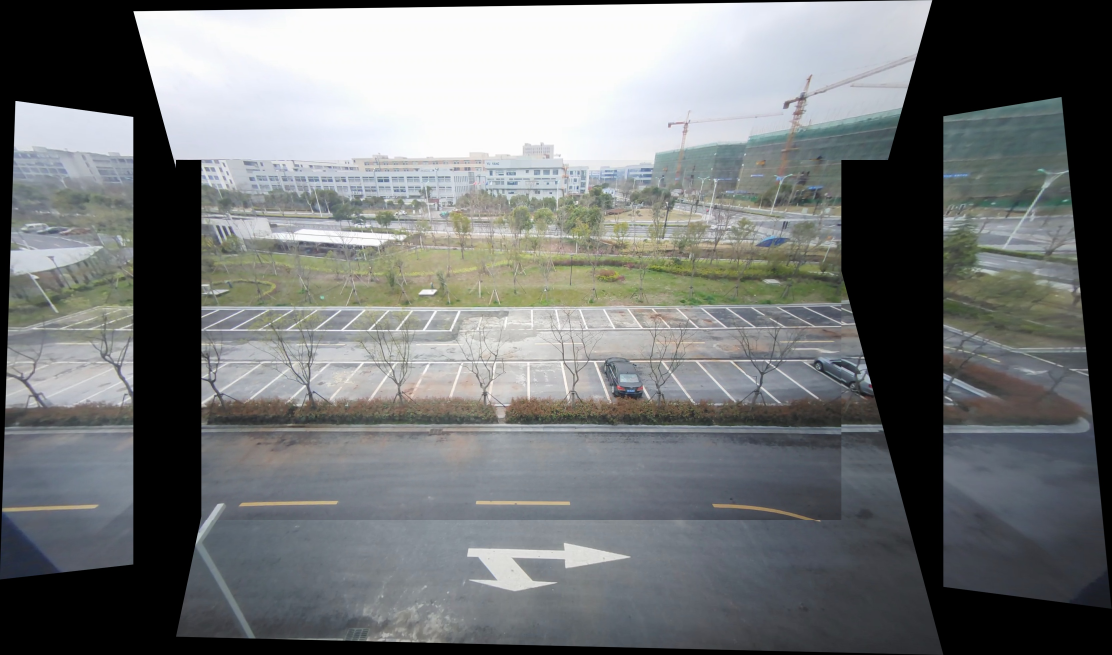
#> input picture stitch/data/result7.jpg, 3335 x 1965 px, given in place of 00650.jpg, which was not available (shown at 1/3 size)
$ python stitch_homograpy.py ../data/result7.jpg
#> lines starting #> are read from the running program, lines starting #| are printed output that depends on the picture; pictures that were not available may be replaced by others from this repository, and a replacement may not be noted
import sys
import cv2
import numpy as np
import time
import os
import sys
# Use the keypoints to stitch the images


def get_stitched_image(img1, img2, H):

    # Get width and height of input images
    w1, h1 = img1.shape[:2]
    w2, h2 = img2.shape[:2]

    # Get the canvas dimesions
    img1_dims = np.float32(
        [[0, 0], [0, w1], [h1, w1], [h1, 0]]).reshape(-1, 1, 2)
    img2_dims_temp = np.float32(
        [[0, 0], [0, w2], [h2, w2], [h2, 0]]).reshape(-1, 1, 2)

    # Get relative perspective of second image
    img2_dims = cv2.perspectiveTransform(img2_dims_temp, H)

    # Resulting dimensions
    result_dims = np.concatenate((img1_dims, img2_dims), axis=0)

    # Getting images together
    # Calculate dimensions of match points
    [x_min, y_min] = np.int32(result_dims.min(axis=0).ravel()-0.5)
    [x_max, y_max] = np.int32(result_dims.max(axis=0).ravel()+0.5)

    # Create output array after affine transformation
    transform_dist = [-x_min, -y_min]
    transform_array = np.array([[1, 0, transform_dist[0]],
                                [0, 1, transform_dist[1]],
                                [0, 0, 1]])

    # Warp images to get the resulting image
    result_img = cv2.warpPerspective(img2, transform_array.dot(H),
                                     (x_max-x_min, y_max-y_min))
    result_img[transform_dist[1]:w1+transform_dist[1],
               transform_dist[0]:h1+transform_dist[0]] = img1

    # Return the result
    return result_img

# Find SIFT and return Homography Matrix


# [49 lines left out: functions get_sift_homography, equalize_histogram_color, not called in this run]

def main():
    # Get input set of images
    img1 = cv2.imread("/home/ubuntu/workspace/data/video/sineva/00650.jpg") # 左
#> img1 is the input picture: shape (1965, 3335, 3); mean B, G, R 118.8, 118.1, 115.2
    img2 = cv2.imread("/home/ubuntu/workspace/data/video/sineva/00556.jpg") # 中
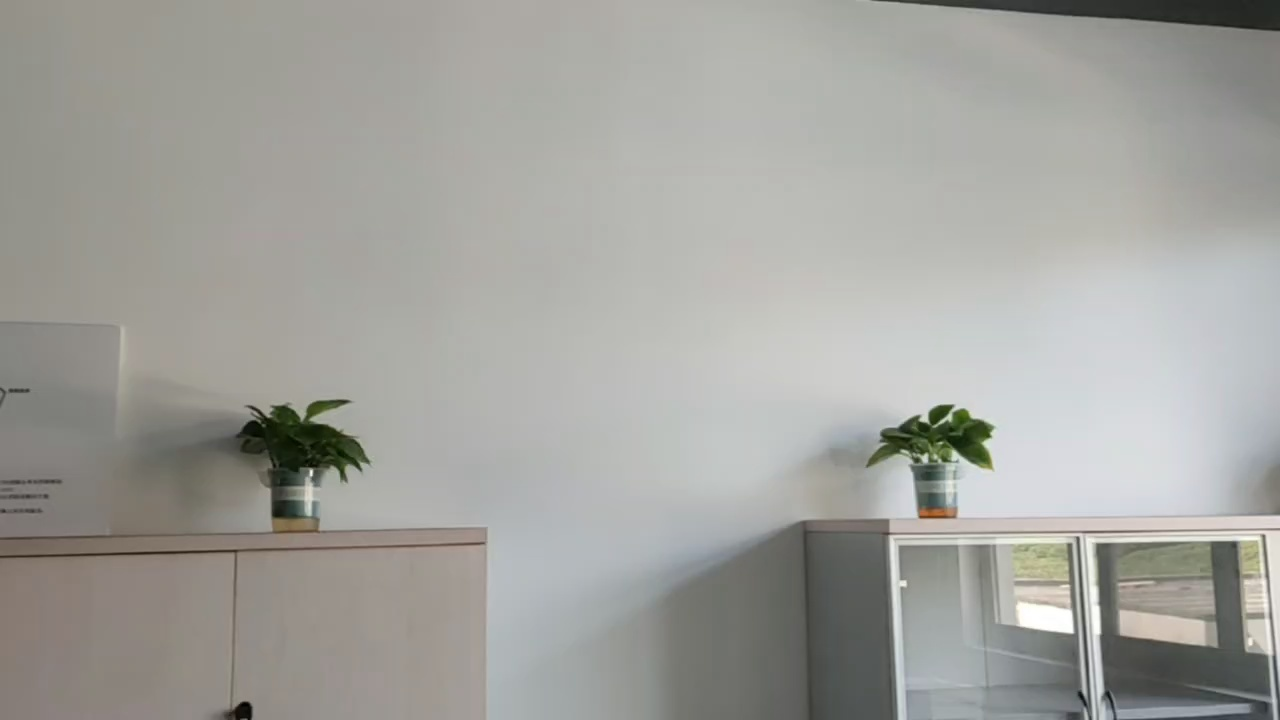
#> input picture stitch/src/CS205-ImageStitching/images/00001.jpg, 1280 x 720 px, given in place of 00556.jpg, which was not available
#> img2 is the input picture: shape (720, 1280, 3); mean B, G, R 157.2, 161.9, 162
    img3 = cv2.imread("/home/ubuntu/workspace/data/video/sineva/00890.jpg") # 右
    img4 = cv2.imread("/home/ubuntu/workspace/data/video/sineva/00444.jpg") # 上
    img5 = cv2.imread("/home/ubuntu/workspace/data/video/sineva/00002.jpg") # 下
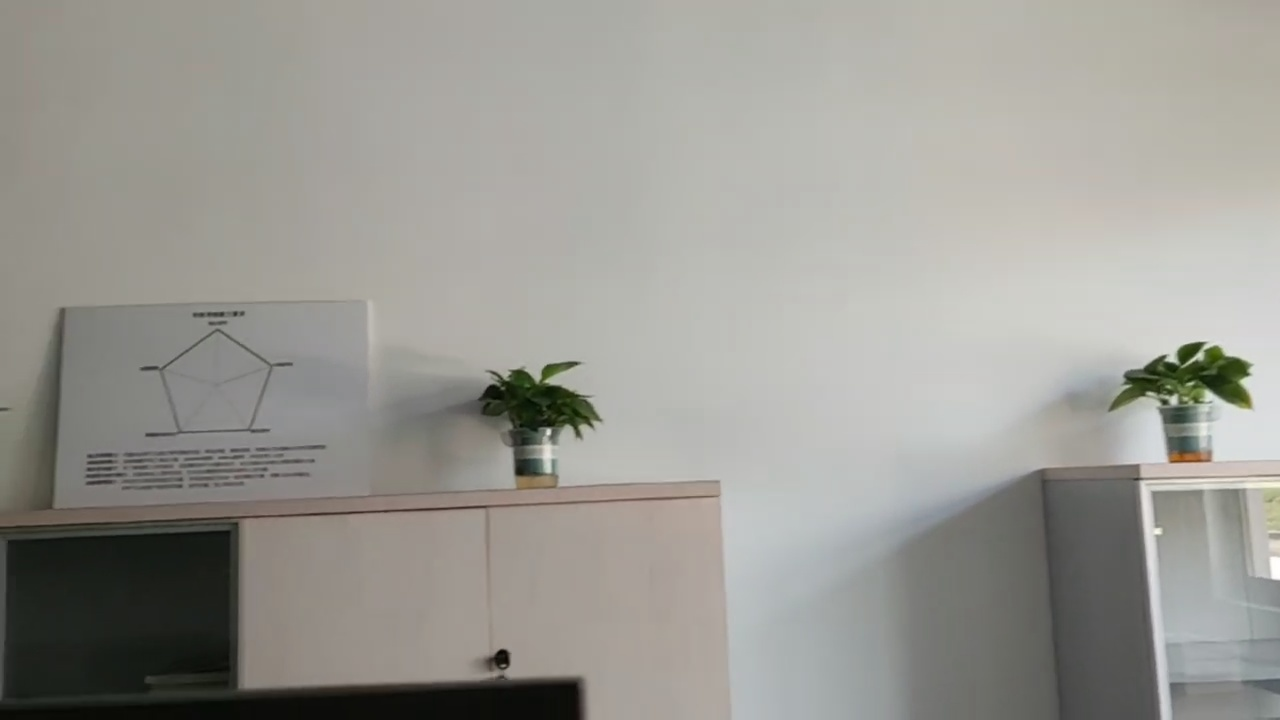
#> input picture stitch/src/CS205-ImageStitching/images/00002.jpg, 1280 x 720 px, found by its file name
#> img5 is the input picture: shape (720, 1280, 3); mean B, G, R 147.3, 153.2, 154.3

    # [10 lines of commented-out code are left out]

    start_time1 = time.time() # 计时
    # Use SIFT to find keypoints and return homography matrix
    # H1 = get_sift_homography(img1, img2)
    H1 = np.array([[ 1.57462985e+00, -3.22396178e-02, -5.57393616e+02],
                                [ 1.84166714e-01,  1.30593069e+00, -1.77240359e+02],
                                [ 3.03417777e-04, -1.86729659e-05,  1.00000000e+00]],
    			)
    # print("H1:", H1)

    # Stitch the images together using homography matrix
    result_image1 = get_stitched_image(img2, img1, H1)

    stop_time1 = time.time()
    cost = (stop_time1 - start_time1) * 1000.0
    print("%s cost %s microsecond" % (os.path.basename(sys.argv[0]), cost))

    result_image_name1 = 'result1.jpg'
    # cv2.imwrite(result_image_name1, result_image1)

    start_time2 = time.time()
    # H2 = get_sift_homography(img3, img2)
    H2 = np.array([[ 5.61953291e-01, -1.74351428e-02,  4.25532617e+02],
                                [-1.41959481e-01,  7.80231724e-01,  1.62456182e+02],
                                [-2.17259372e-04, -3.59954740e-05,  1.00000000e+00]],
    			)
    # print("H2:", H2)
    result_image2 = get_stitched_image(img2, img3, H2)
#> in get_stitched_image (call 2), `result_img = cv2.warpPerspective(img2, transform_array.dot(H), (x_max-..`:
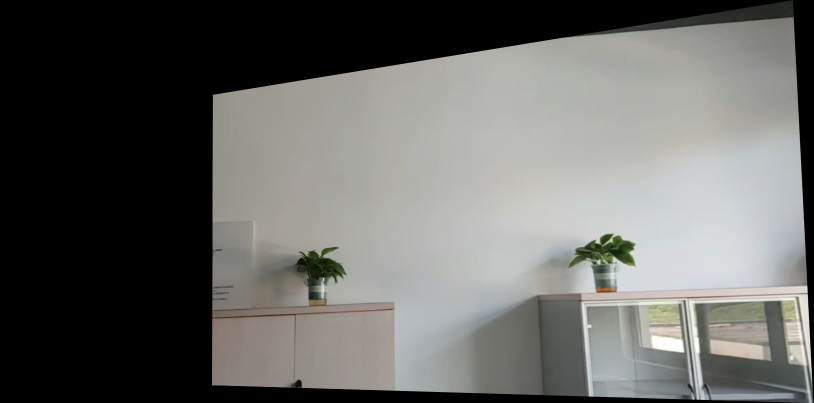
#> result_img: shape (806, 1627, 3) (shown at 1/2 size); mean B, G, R 100, 102.7, 102.4
#> in get_stitched_image (call 2), `result_img[transform_dist[1]:w1+transform_dist[1], transform_dist[0]:h..`:
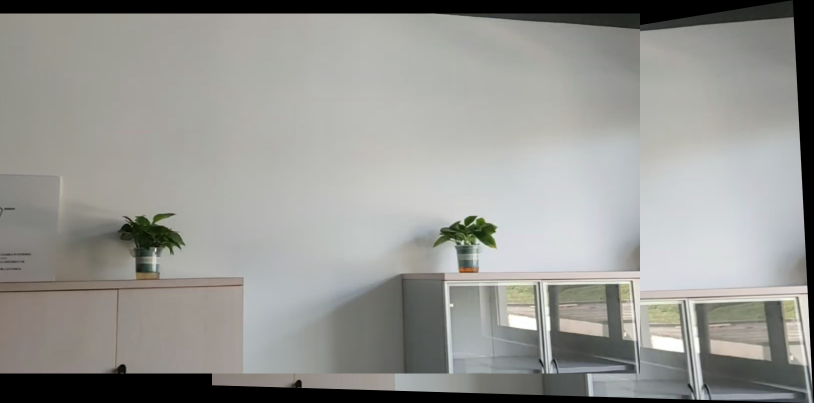
#> result_img: shape (806, 1627, 3) (shown at 1/2 size); mean B, G, R 145.9, 149.7, 149.5
    stop_time2 = time.time()
    cost = (stop_time2 - start_time2) * 1000.0
    print("%s cost %s microsecond" % (os.path.basename(sys.argv[0]), cost))
    result_image_name2 = 'result2.jpg'
    # cv2.imwrite(result_image_name2, result_image2)

    start_time3 = time.time()
    # H3 = get_sift_homography(result_image1, result_image2)
    H3 = np.array([[ 9.99991904e-01,  8.94337413e-07, -6.03994796e+02],
                                [-4.85878569e-06,  9.99996094e-01,  1.20068058e+01],
                                [-5.09084775e-09,  5.49724026e-09,  1.00000000e+00]],
    			)
    # print("H3:",H3)
    result_image3 = get_stitched_image(result_image2, result_image1, H3)
#> in get_stitched_image (call 3), `result_img = cv2.warpPerspective(img2, transform_array.dot(H), (x_max-..`:
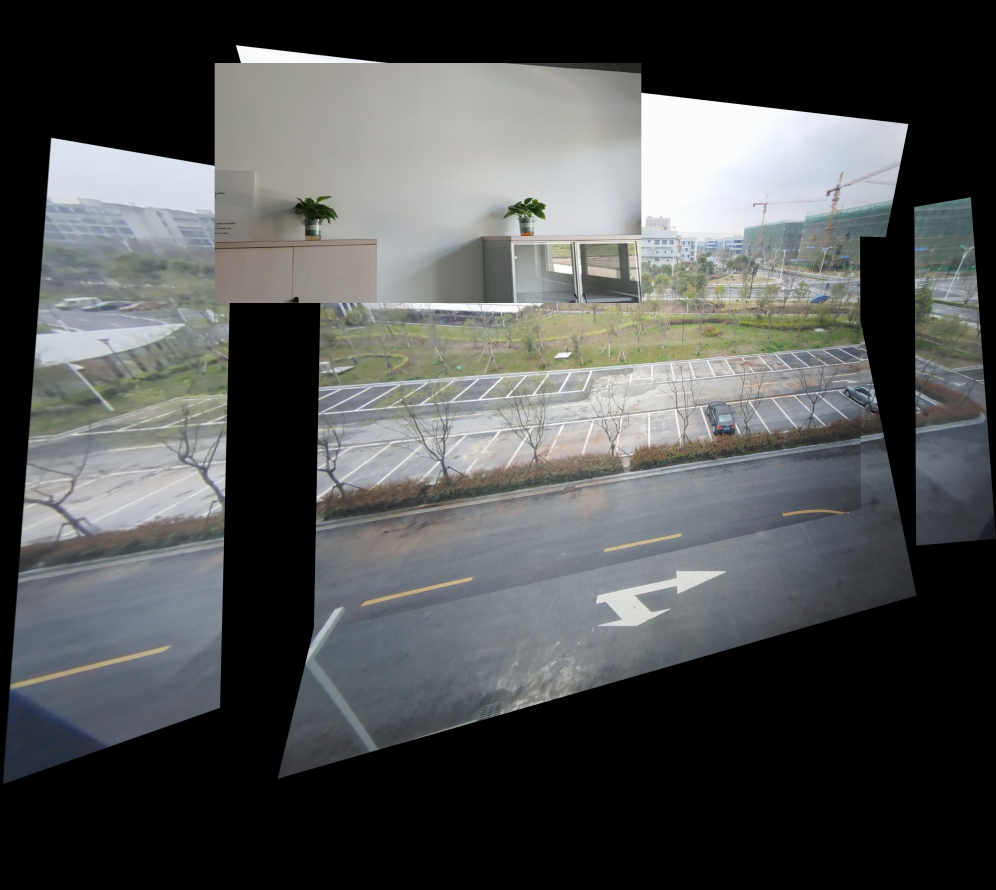
#> result_img: shape (2669, 2988, 3) (shown at 1/3 size); mean B, G, R 83.1, 83.3, 81.6
#> in get_stitched_image (call 3), `result_img[transform_dist[1]:w1+transform_dist[1], transform_dist[0]:h..`:
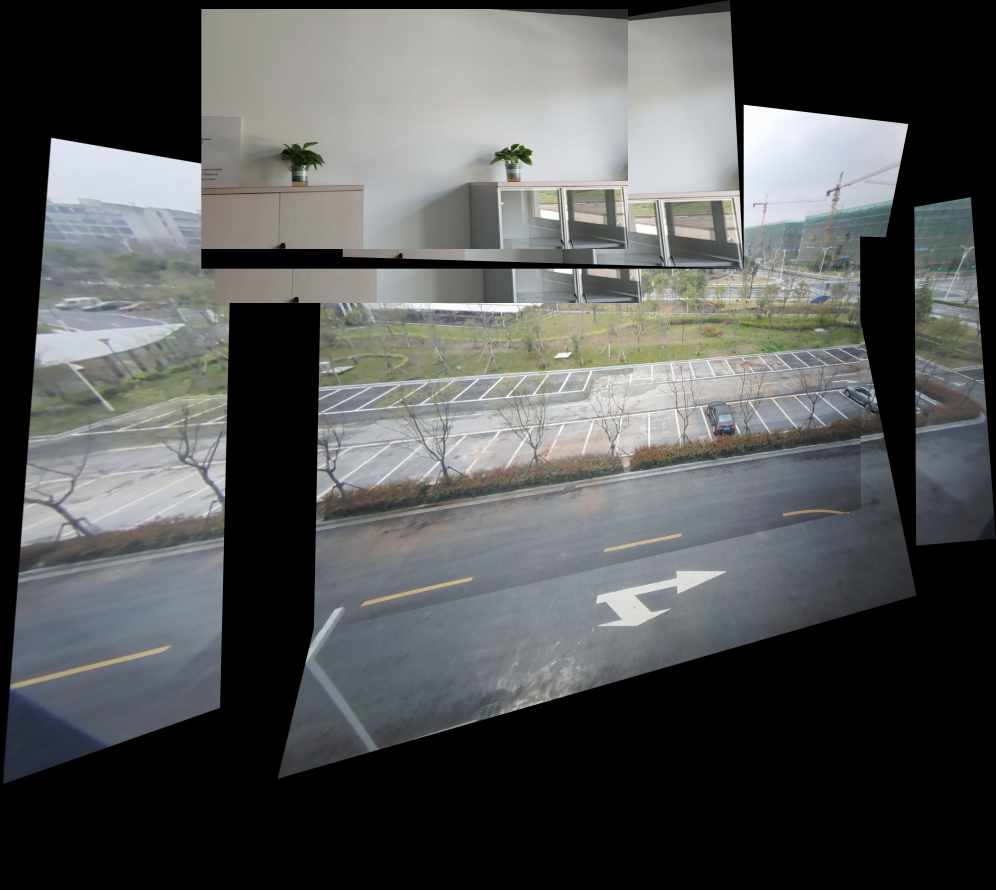
#> result_img: shape (2669, 2988, 3) (shown at 1/3 size); mean B, G, R 85.8, 86.1, 84.5
    stop_time3 = time.time()
    cost = (stop_time3 - start_time3) * 1000.0
    print("%s cost %s microsecond" % (os.path.basename(sys.argv[0]), cost))

    # Write the result to the same directory
    result_image_name3 = 'result3.jpg'
    cv2.imwrite(result_image_name3, result_image3)  # 左中右

    start_time4 = time.time()
    # H4 = get_sift_homography(img4, img2)
    H4 = np.array([[ 1.20588287e+00,  3.41382700e-01, -2.03648509e+02],
                                [-8.21628031e-03,  1.36379288e+00, -4.46022748e+02],
                                [-1.93221605e-05,  3.49510706e-04,  1.00000000e+00]],
    			)
    # print("H4:",H4)
    result_image4 = get_stitched_image(img2, img4, H4)
    stop_time4 = time.time()
    cost = (stop_time4 - start_time4) * 1000.0
    print("%s cost %s microsecond" % (os.path.basename(sys.argv[0]), cost))
    result_image_name4 = 'result4.jpg'
    # [7 lines of commented-out code are left out]

    start_time5 = time.time()
    # H6 = get_sift_homography(img5, img2)
    H6 = np.array([[ 8.35195467e-01, -2.01723047e-01,  1.59487207e+02],
                                [-3.44895651e-02,  7.27874712e-01,  3.10933089e+02],
                                [-3.80282488e-05, -2.15717757e-04,  1.00000000e+00]],
    			)
    # print("H6:",H6)
    result_image6 = get_stitched_image(img2, img5, H6)
    stop_time5 = time.time()
    cost = (stop_time5 - start_time5) * 1000.0
    print("%s cost %s microsecond" % (os.path.basename(sys.argv[0]), cost))
    result_image_name6 = 'result6.jpg'
    # cv2.imwrite(result_image_name6, result_image6)

    start_time6 = time.time()
    # H5 = get_sift_homography(result_image4, result_image6)
    H5 = np.array([[ 1.00000142e+00, -5.22803298e-06, -1.27997968e+02],
                                [-4.77723345e-07,  9.99997667e-01, -4.79997713e+02],
                                [ 1.67038147e-09, -3.40443879e-09,  1.00000000e+00]],
    			)
    # print("H5:",H5)
    result_image5 = get_stitched_image(result_image6, result_image4, H5)
    stop_time6 = time.time()
    cost = (stop_time6 - start_time6) * 1000.0
    print("%s cost %s microsecond" % (os.path.basename(sys.argv[0]), cost))
    result_image_name5 = 'result5.jpg'
    cv2.imwrite(result_image_name5, result_image5)

    # [5 lines of commented-out code are left out]

    stop_time7 = time.time()
    cost = (stop_time7 - start_time1) * 1000.0
    print("%s cost %s microsecond" % (os.path.basename(sys.argv[0]), cost))

    start_time8 = time.time()
    stitcher = cv2.createStitcher(True)    # 老的OpenCV版本，用这一个
    # stitcher = cv2.Stitcher.create(cv2.Stitcher_PANORAMA)  # OpenCV4
    # img7 = cv2.imread("/home/ubuntu/workspace/gitee/tools/stitch/result3.jpg")
    # img8 = cv2.imread("/home/ubuntu/workspace/gitee/tools/stitch/result5.jpg")
    # (status, pano) = stitcher.stitch((img7, img8))
    (status, pano) = stitcher.stitch((result_image3, result_image5))
    if status != cv2.Stitcher_OK:
        print("不能拼接图片, error code = %d" % status)
        sys.exit(-1)
    # print("拼接成功.")
    # cv2.imshow('pano', pano)
    result_image_name8 = 'result8.jpg'
    cv2.imwrite(result_image_name8, pano)

    stop_time8 = time.time()
    cost = (stop_time8 - start_time8) * 1000.0
    print("%s cost %s microsecond" % (os.path.basename(sys.argv[0]), cost))

    # Show the resulting image
    # cv2.imshow('Result',result_image2)
    # cv2.waitKey()


# Call main function
if __name__ == '__main__':
#> (the run stopped early here; a loop or call above may not have finished)
